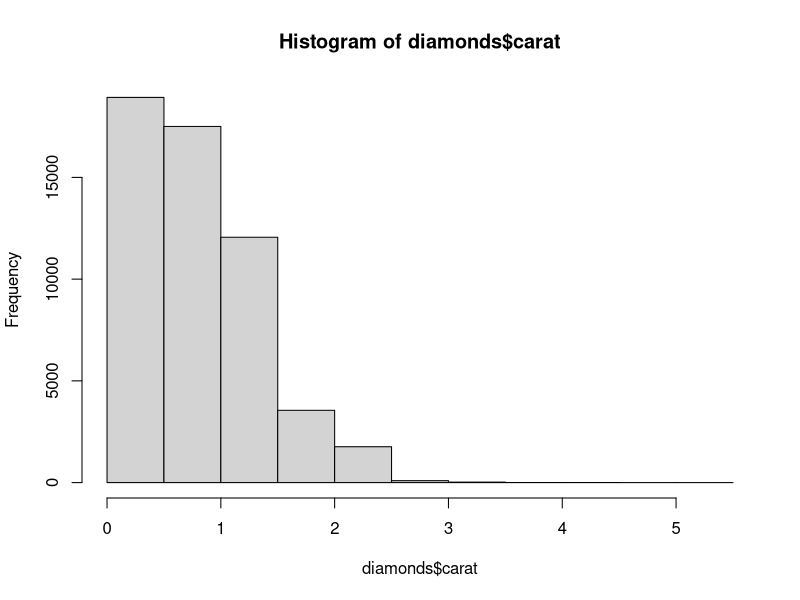

Source code (R):
## ---- chunk 1
knitr::opts_chunk$set(echo = FALSE, warning=FALSE, message=FALSE)
## ---- chunk 2
library(dplyr)
library(ggplot2)
library(knitr)
## ---- chunk 3
data("diamonds")

knitr::kable(head(diamonds) )

## ---- chunk 4

hist(diamonds$carat)

